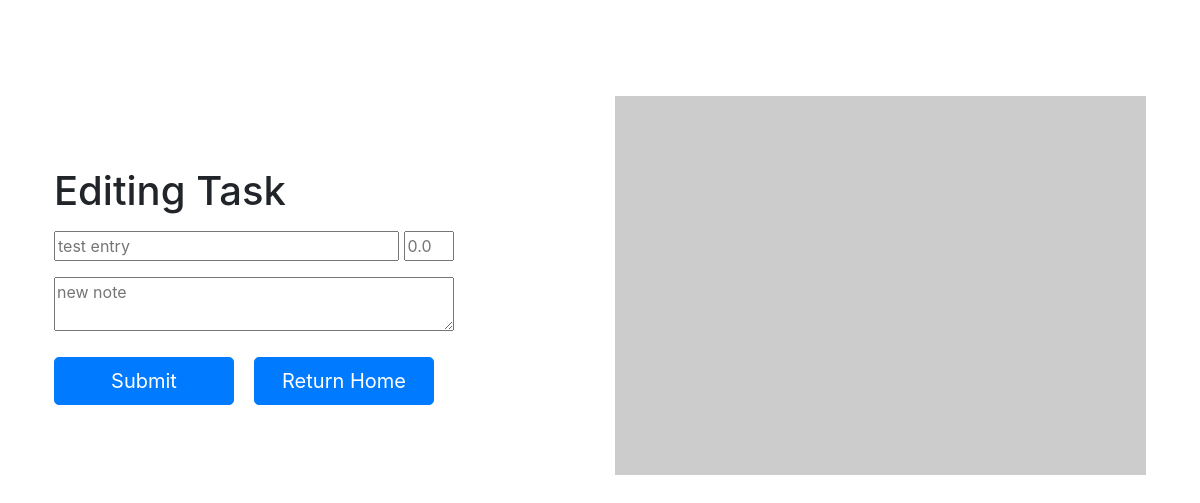
Before: /edit/2 with the older database file.
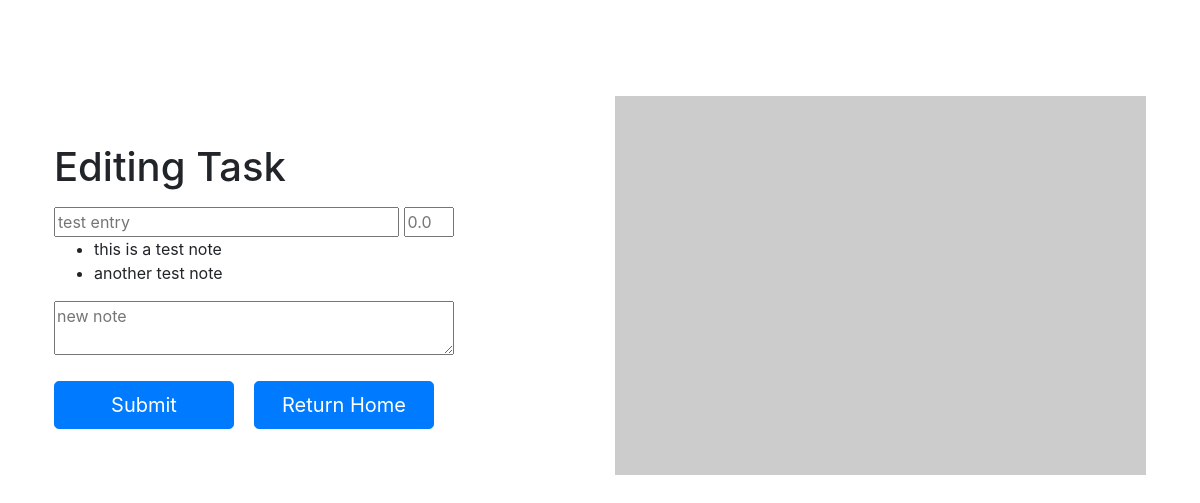
After: the same page with the newer database file.
### main.py (models this page shows)
class TaskList(db.Model):
    id = db.Column(db.Integer, primary_key=True, autoincrement=True)
    name = db.Column(db.String(256))
    date_start = db.Column(db.String, default=datetime.today().strftime('%Y-%m-%d'))
    hours_spent = db.Column(db.Float)
    task_start_time = db.Column(db.Float)
    active = db.Column(db.Boolean, default=False)
    completed = db.Column(db.Boolean, default=False)

class Notes(db.Model):
    id = db.Column(db.Integer, primary_key=True)
    task_id = db.Column(db.Integer)
    note = db.Column(db.String)
    done = db.Column(db.Boolean, default=False)

### main.py (the view, shortened to what this page needs)
@app.route("/edit/<task_id>", methods=["GET", "POST"])
def edit(task_id):
    edit_task = TaskList.query.get(task_id)
    notes = db.session.query(Notes).filter_by(task_id=edit_task.id).all()
    if request.method == "GET":
        return render_template("edit.html", task=edit_task, notes=notes)
    db.session.commit()
    all_tasks = TaskList.query.all()
    return redirect(url_for("home", all_tasks=all_tasks))

### templates/edit.html (shortened to what this page needs)
<!DOCTYPE html>
<html lang="en">
<head>
    <link rel="stylesheet" href="https://stackpath.bootstrapcdn.com/bootstrap/4.5.2/css/bootstrap.min.css">
    <link rel="stylesheet" href="{{ url_for('static', filename='styles.css') }}">
</head>
  <body>
  <div class="edit-screen container col-xxl-8 px-4 py-5">
    <div class="row flex-lg-row-reverse align-items-center g-5 py-5">
      <div class="col-10 col-sm-8 col-lg-6">
        <img src="https://picsum.photos/700/500" class="d-block mx-lg-auto img-fluid">
      </div>
      <div class="col-lg-6">
        <h1 class="display-5 fw-bold lh-1 mb-3">Editing Task</h1>
          <form action="" method="POST">
              <input type="string", name="name", style="width:345px;", placeholder="{{ task.name }}">
              <input type="float", name="hours", style="width:50px;", placeholder="{{ task.hours_spent }}"><br>
              <ul>
                  {% for note in notes %}
                  <li>{{ note.note }}</li>
                  {% endfor %}
              </ul>
              <textarea maxlength="249", style="width:400px;", name="notes", placeholder="new note"></textarea>
        <div class="d-grid gap-2 d-md-flex justify-content-md-start">
            <button class="btn btn-primary btn-lg px-4 me-md-2" type="submit">Submit</button>
            <a class="btn btn-primary btn-lg px-4 me-md-2" href="{{ url_for('home') }}">Return Home</a>
        </div>
          </form>
      </div>
    </div>
  </div>
  </body>
</html>

### static/styles.css (style rules this page uses)
textarea { margin-bottom: 20px; }
.btn { width: 180px; margin: 0 10px; }
.edit-screen .btn { position: relative; right: 10px; }

Changed rows visible on the page:
added Notes: note "this is a test note"
added Notes: note "another test note"
